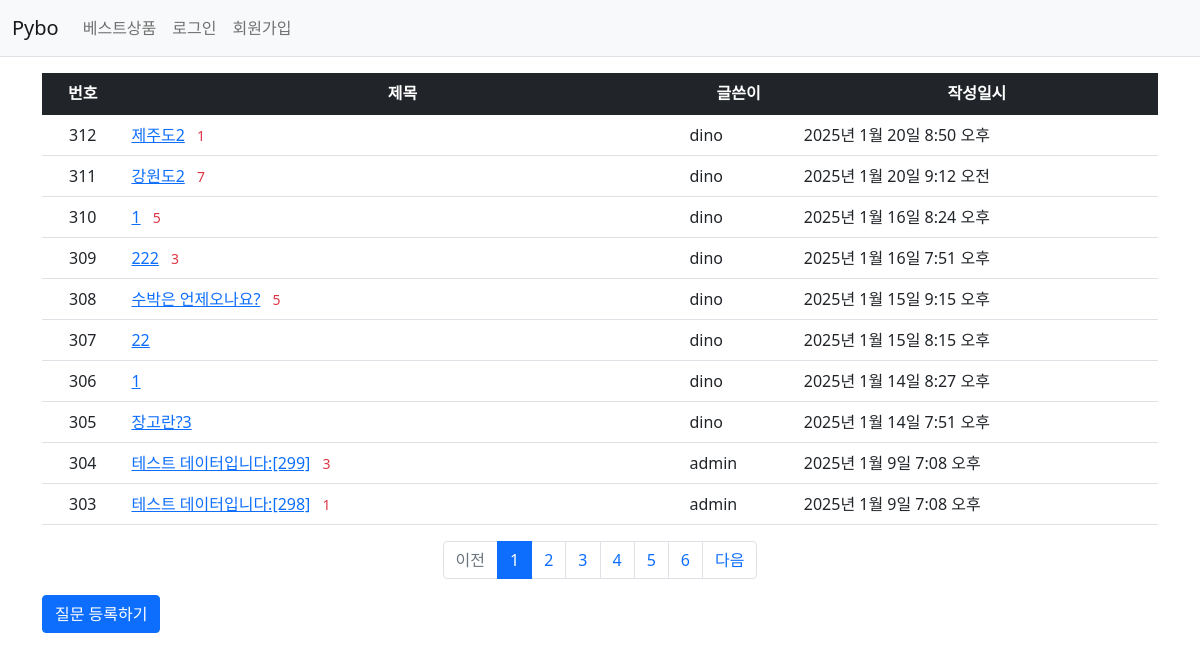
The page /pybo2/ on the database its author committed.
### pybo2/models.py (models this page shows, shortened)
class Question(models.Model):
    author = models.ForeignKey(User, on_delete=models.CASCADE, related_name='author_question')
    subject = models.CharField(max_length=200)
    content = models.TextField()
    create_date = models.DateTimeField()
    modify_date = models.DateTimeField(null=True, blank=True)
    voter = models.ManyToManyField(User, related_name='voter_question')  # 추천인 추가

### pybo2/views/base_views.py (the view)
# urls.py: path('', base_views.index, name='index'),  # '/' 에 해당되는 path
def index(request):
    page = request.GET.get('page', '1')  # 페이지
    question_list = Question.objects.order_by('-create_date')
    paginator = Paginator(question_list, 10)  # 페이지당 10개씩 보여주기
    page_obj = paginator.get_page(page)
    context = {'question_list': page_obj}
    return render(request, 'pybo2/question_list.html', context)

### pybo2/templatetags/pybo_filter.py (called while the page is built)
@register.filter
def sub(value, arg):
    return value - arg

### templates/pybo2/question_list.html
{% extends 'base.html' %}
{% load pybo_filter %}
{% block content %}
<div class="container my-3">
    <table class="table">
        <thead>
        <tr class="text-center table-dark">
            <th>번호</th>
            <th style="width:50%">제목</th>
            <th>글쓴이</th>
            <th>작성일시</th>
        </tr>
        </thead>
        <tbody>
        {% if question_list %}
        {% for question in question_list %}
        <tr>
             <td class="text-center">
                {{ question_list.paginator.count|sub:question_list.start_index|sub:forloop.counter0|add:1 }}
            </td>
            <td>
                <a href="{% url 'pybo2:detail' question.id %}">{{ question.subject }}</a>
                {% if question.answer_set.count > 0 %}
                <span class="text-danger small mx-2">{{ question.answer_set.count }}</span>
                {% endif %}
            </td>
              <td>{{ question.author.username }}</td>
            <td>{{ question.create_date }}</td>
        </tr>
        {% endfor %}
        {% else %}
        <tr>
             <td colspan="4">질문이 없습니다.</td>
        </tr>
        {% endif %}
        </tbody>
    </table>
    <ul class="pagination justify-content-center">
        {% if question_list.has_previous %}
        <li class="page-item">
            <a class="page-link" href="?page={{ question_list.previous_page_number }}">이전</a>
        </li>
        {% else %}
        <li class="page-item disabled">
            <a class="page-link" tabindex="-1" aria-disabled="true" href="#">이전</a>
        </li>
        {% endif %}
        {% for page_number in question_list.paginator.page_range %}
        {% if page_number >= question_list.number|add:-5 and page_number <= question_list.number|add:5 %}
        {% if page_number == question_list.number %}
        <li class="page-item active" aria-current="page">
            <a class="page-link" href="?page={{ page_number }}">{{ page_number }}</a>
        </li>
        {% else %}
        <li class="page-item">
            <a class="page-link" href="?page={{ page_number }}">{{ page_number }}</a>
        </li>
        {% endif %}
        {% endif %}
        {% endfor %}
        {% if question_list.has_next %}
        <li class="page-item">
            <a class="page-link" href="?page={{ question_list.next_page_number }}">다음</a>
        </li>
        {% else %}
        <li class="page-item disabled">
            <a class="page-link" tabindex="-1" aria-disabled="true" href="#">다음</a>
        </li>
        {% endif %}
    </ul>
    <a href="{% url 'pybo2:question_create' %}" class="btn btn-primary">질문 등록하기</a>
</div>
{% endblock %}

### templates/base.html (shortened to what this page needs)
{% load static %}
<!doctype html>
<html lang="ko">
<head>
    <link rel="stylesheet" type="text/css" href="{% static 'bootstrap.min.css' %}">
    <link rel="stylesheet" type="text/css" href="{% static 'style.css' %}">
</head>
<body>
{% include "navbar.html" %}
{% block content %}
{% endblock %}
</body>
</html>

### templates/navbar.html (shortened to what this page needs)
<nav class="navbar navbar-expand-lg navbar-light bg-light border-bottom">
    <div class="container-fluid">
        <a class="navbar-brand" href="{% url 'pybo2:index' %}">Pybo</a>
        <div class="collapse navbar-collapse" id="navbarSupportedContent">
            <ul class="navbar-nav me-auto mb-2 mb-lg-0">
                <li class="nav-item">
                    <a class="nav-link" href="{% url 'pybo2:json' %}">베스트상품</a>
                </li>
                <li class="nav-item">
                    {% if user.is_authenticated %}
                    <a class="nav-link" href="{% url 'common:logout' %}">{{ user.username }} (로그아웃)</a>
                    {% else %}
                    <a class="nav-link" href="{% url 'common:login' %}">로그인</a>
                    {% endif %}
                </li>
                <li>
                    {% if not user.is_authenticated %}
                    <a class="nav-link" href="{% url 'common:signup' %}">회원가입</a>
                    {% endif %}
                </li>
            </ul>
        </div>
    </div>
</nav>

### rows shown on the page
Question: paginator.count|sub "312", subject "제주도2", answer_set.count "1", author.username "dino", create_date "2025년 1월 20일 8:50 오후"
Question: paginator.count|sub "311", subject "강원도2", answer_set.count "7", author.username "dino", create_date "2025년 1월 20일 9:12 오전"
Question: paginator.count|sub "310", subject "1", answer_set.count "5", author.username "dino", create_date "2025년 1월 16일 8:24 오후"
Question: paginator.count|sub "309", subject "222", answer_set.count "3", author.username "dino", create_date "2025년 1월 16일 7:51 오후"
Question: paginator.count|sub "308", subject "수박은 언제오나요?", answer_set.count "5", author.username "dino", create_date "2025년 1월 15일 9:15 오후"
Question: paginator.count|sub "307", subject "22", author.username "dino", create_date "2025년 1월 15일 8:15 오후"
Question: paginator.count|sub "306", subject "1", author.username "dino", create_date "2025년 1월 14일 8:27 오후"
Question: paginator.count|sub "305", subject "장고란?3", author.username "dino", create_date "2025년 1월 14일 7:51 오후"
Question: paginator.count|sub "304", subject "테스트 데이터입니다:[299]", answer_set.count "3", author.username "admin", create_date "2025년 1월 9일 7:08 오후"
Question: paginator.count|sub "303", subject "테스트 데이터입니다:[298]", answer_set.count "1", author.username "admin", create_date "2025년 1월 9일 7:08 오후"

### other values the page prints
{{ page_number }} "1"
{{ page_number }} "2" "3" "4" "5" "6"
